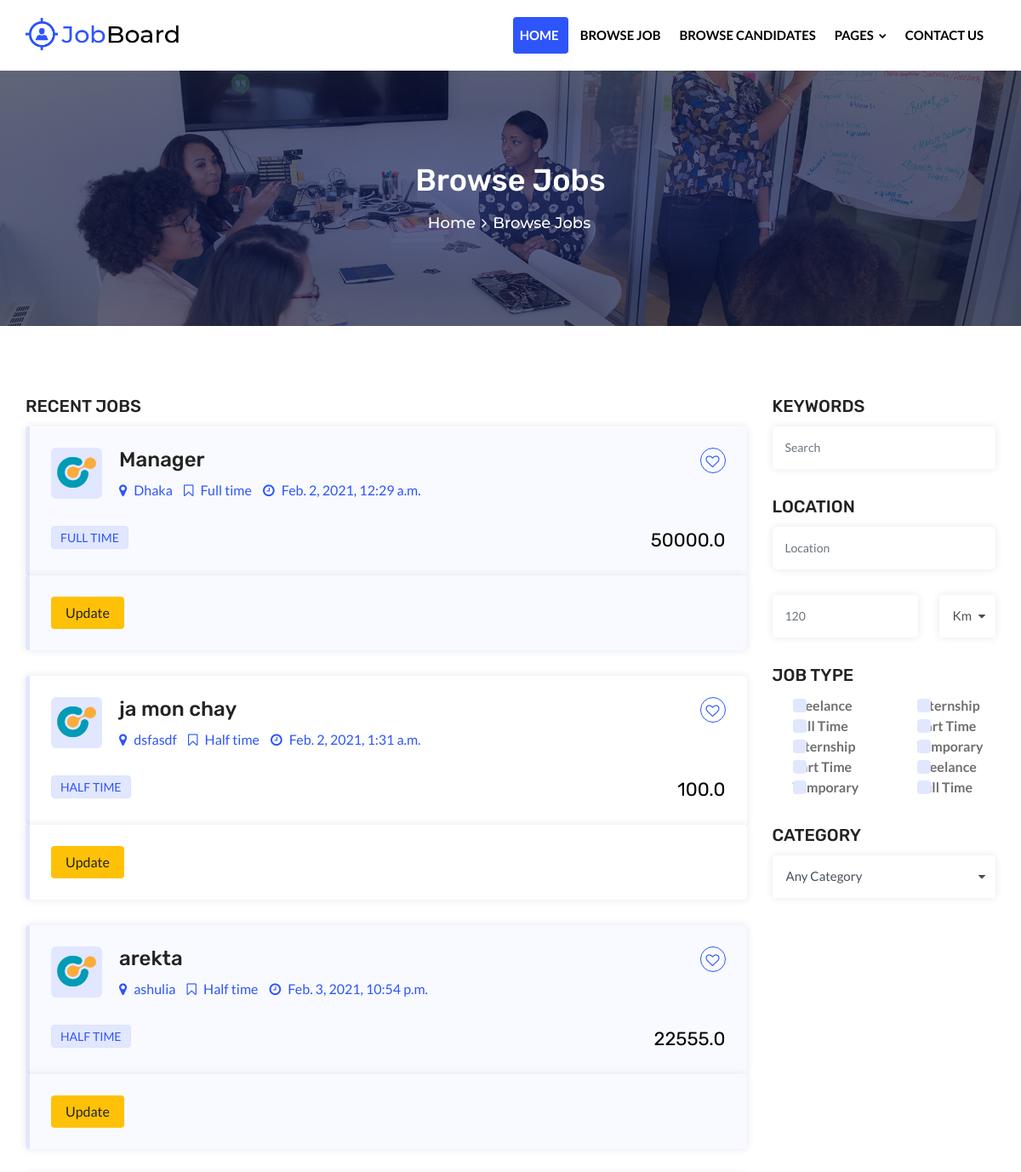
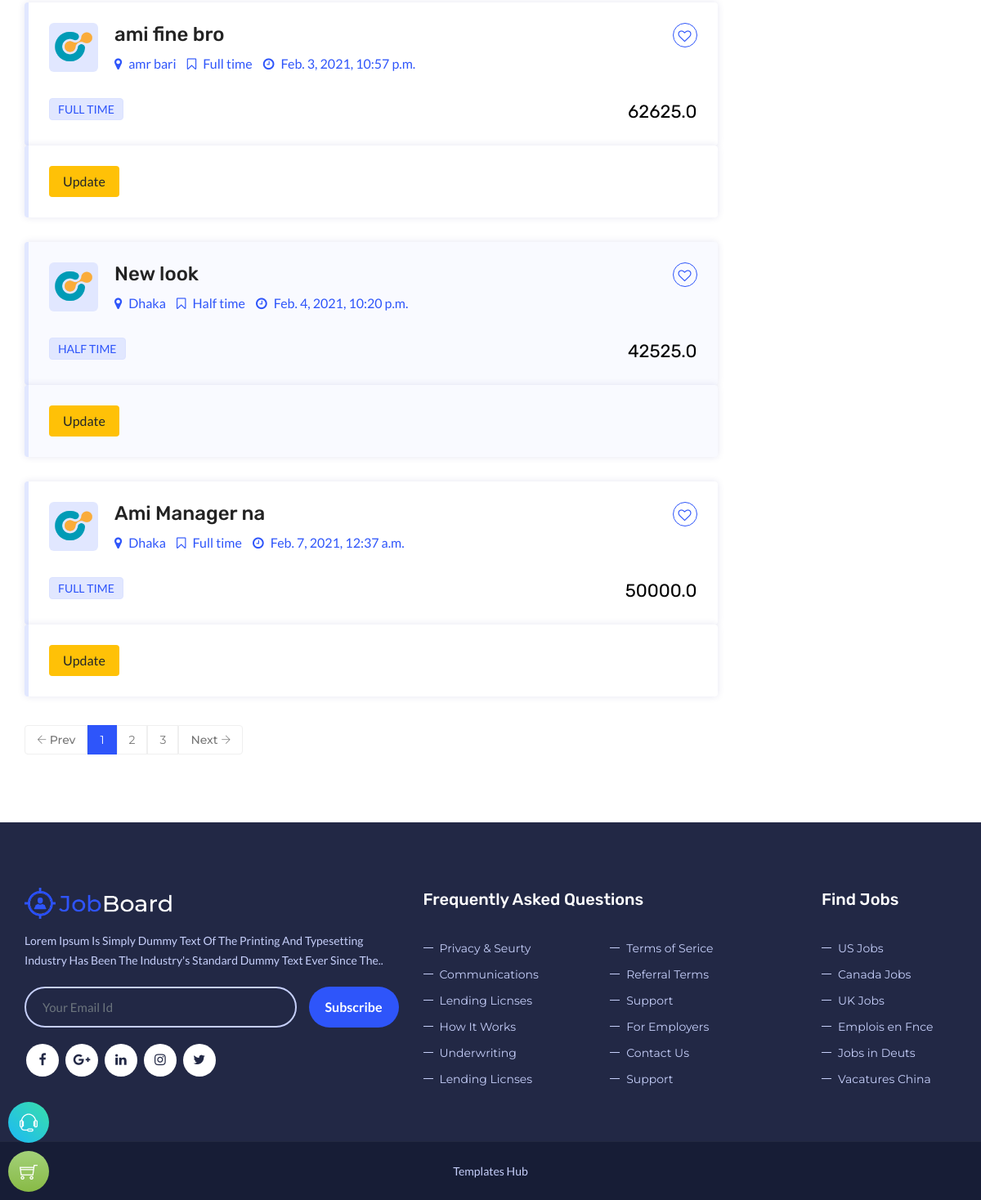
/browse_job/, run on the app's committed database (2 pictures, top to bottom).
### main/models.py (models this page shows, shortened)
class Job(models.Model):
    TYPE=(
        ('Half time','Half time'),
        ("Full time","Full time"),
        )
    job_title= models.CharField(max_length=100)
    job_location = models.CharField(max_length=200)
    job_type = models.CharField(max_length=100, choices=TYPE)
    job_description = models.TextField(max_length=2000)
    job_requirement = models.TextField(max_length=2000)
    job_salary_range = models.FloatField()
    years_of_experience = models.IntegerField()
    job_created = models.DateTimeField(auto_now_add=True)

### main/views.py (the view)
# urls.py: path('browse_job/', views.browse_job, name='browse_job'),
def browse_job(request):
    job = Job.objects.all()
    return render(request,'browse-job.html',{'job':job})

### main/template/browse-job.html (shortened to what this page needs)
{% extends 'base.html' %}
{% load static %}
{% block content %}
    <div class="page-content bg-white">
        <div class="dez-bnr-inr overlay-black-middle" style="background-image:url( {% static 'images/banner/bnr1.jpg' %} );">
            <div class="container">
                <div class="dez-bnr-inr-entry">
                    <h1 class="text-white">Browse Jobs</h1>
					<div class="breadcrumb-row">
						<ul class="list-inline">
							<li><a href="#">Home</a></li>
							<li>Browse Jobs</li>
						</ul>
					</div>
                </div>
            </div>
        </div>
        <div class="content-block">
			<div class="section-full bg-white browse-job content-inner-2">
				<div class="container">
					<div class="row">
						<div class="col-xl-9 col-lg-8">
							<h5 class="widget-title font-weight-700 text-uppercase">Recent Jobs</h5>
							<ul class="post-job-bx">
							{% for i in job %}
							<li>
								<a href="{% url 'job_details' i.job_title %}">
									<div class="d-flex m-b30">
										<div class="job-post-company">
											<span><img src="{% static 'images/logo/icon1.png' %}"/></span>
										</div>
										<div class="job-post-info">
											<h4>{{i.job_title}}</h4>
											<ul>
												<li><i class="fa fa-map-marker"></i> {{i.job_location}}</li>
												<li><i class="fa fa-bookmark-o"></i> {{i.job_type}}</li>
												<li><i class="fa fa-clock-o"></i> {{i.job_created}} </li>
											</ul>
										</div>
									</div>
									<div class="d-flex">
										<div class="job-time mr-auto">
											<span>{{i.job_type}}</span>
										</div>
										<div class="salary-bx">
											<span>{{i.job_salary_range}}</span>
										</div>
									</div>
									<span class="post-like fa fa-heart-o"></span>
								<a href="{% url 'update_job_details' i.id %}"><button type="button" class="btn btn-warning">Update</button></a>
							</a>
							</li>
						{% endfor %}
							</ul>
							<div class="pagination-bx m-t30">
								<ul class="pagination">
									<li class="previous"><a href="#"><i class="ti-arrow-left"></i> Prev</a></li>
									<li class="active"><a href="#">1</a></li>
									<li><a href="#">2</a></li>
									<li><a href="#">3</a></li>
									<li class="next"><a href="#">Next <i class="ti-arrow-right"></i></a></li>
								</ul>
							</div>
						</div>
						<div class="col-xl-3 col-lg-4">
							<div class="sticky-top">
								<div class="clearfix m-b30">
									<h5 class="widget-title font-weight-700 text-uppercase">Keywords</h5>
									<div class="">
										<input type="text" class="form-control" placeholder="Search">
									</div>
								</div>
								<div class="clearfix m-b10">
									<h5 class="widget-title font-weight-700 m-t0 text-uppercase">Location</h5>
									<input type="text" class="form-control m-b30" placeholder="Location">
									<div class="input-group m-b20">
										<input type="text" class="form-control" placeholder="120">
										<select>
											<option>Km</option>
										</select>
									</div>
								</div>
								<div class="clearfix m-b30">
									<h5 class="widget-title font-weight-700 text-uppercase">Job type</h5>
									<div class="row">
										<div class="col-lg-6 col-md-6 col-sm-6 col-6">
											<div class="product-brand">
												<div class="custom-control custom-checkbox">
													<label class="custom-control-label" for="check1">Freelance</label>
												</div>
												<div class="custom-control custom-checkbox">
													<label class="custom-control-label" for="check2">Full Time</label>
												</div>
												<div class="custom-control custom-checkbox">
													<label class="custom-control-label" for="check3">Internship</label>
												</div>
												<div class="custom-control custom-checkbox">
													<label class="custom-control-label" for="check4">Part Time</label>
												</div>
												<div class="custom-control custom-checkbox">
													<label class="custom-control-label" for="check5">Temporary</label>
												</div>
											</div>
										</div>
										<div class="col-lg-6 col-md-6 col-sm-6 col-6">
											<div class="product-brand">
												<div class="custom-control custom-checkbox">
													<label class="custom-control-label" for="check8">Internship</label>
												</div>
												<div class="custom-control custom-checkbox">
													<label class="custom-control-label" for="check9">Part Time</label>
												</div>
												<div class="custom-control custom-checkbox">
													<label class="custom-control-label" for="check10">Temporary</label>
												</div>
												<div class="custom-control custom-checkbox">
													<label class="custom-control-label" for="check6">Freelance</label>
												</div>
												<div class="custom-control custom-checkbox">
													<label class="custom-control-label" for="check7">Full Time</label>
												</div>
											</div>
										</div>
									</div>
								</div>
								<div class="clearfix">
									<h5 class="widget-title font-weight-700 text-uppercase">Category</h5>
									<select>
										<option>Any Category</option>
									</select>
								</div>
							</div>
						</div>
					</div>
				</div>
			</div>
		</div>
    </div>
	{% endblock %}

### main/template/base.html (shortened to what this page needs)
{% load static %}
<!DOCTYPE html>
<html lang="en">
<head>
	<link href="//maxcdn.bootstrapcdn.com/bootstrap/4.1.1/css/bootstrap.min.css" rel="stylesheet" id="bootstrap-css">
	<link rel="stylesheet" type="text/css" href="{% static 'css/plugins.css' %}">
	<link rel="stylesheet" type="text/css" href="{% static 'css/style.css' %}">
	<link rel="stylesheet" type="text/css" href="{% static 'css/templete.css' %}">
	<link class="skin" rel="stylesheet" type="text/css" href="{% static 'css/skin/skin-1.css' %}">
	<link rel="stylesheet" href="{% static 'plugins/datepicker/css/bootstrap-datetimepicker.min.css' %}"/>
	<link rel="stylesheet" type="text/css" href="{% static 'plugins/revolution/revolution/css/layers.css' %}">
	<link rel="stylesheet" type="text/css" href="{% static 'plugins/revolution/revolution/css/settings.css' %}">
	<link rel="stylesheet" type="text/css" href="{% static 'plugins/revolution/revolution/css/navigation.css' %}">
</head>
<body id="bg">
<div class="page-wraper">
    <header class="site-header mo-left header fullwidth">
        <div class="sticky-header main-bar-wraper navbar-expand-lg">
            <div class="main-bar clearfix">
                <div class="container clearfix">
                    <div class="logo-header mostion">
						<a href="{% url 'index' %}"><img src="{% static 'images/logo.png' %}" class="logo" alt=""></a>
					</div>
					<div class="header-nav navbar-collapse collapse justify-content-start" id="navbarNavDropdown">
                        <ul class="nav navbar-nav">
							<li class="active">
								<a href={% url 'index' %}>Home </a>
							</li>
							<li>
								<a href={% url 'browse_job' %} class="dez-page">Browse Job</a>
							</li>
							<li>
								<a href={% url 'browse_candidates' %} class="dez-page">Browse Candidates</a>
							</li>
							<li>
								<a href="#">Pages <i class="fa fa-chevron-down"></i></a>
									</li>
								</ul>
							<li>
							<a href={% url 'contact' %}>Contact Us </a>
							</li>
                    </div>
                </div>
            </div>
        </div>
    </header>
{% block content %}
{% endblock %}
    <footer class="site-footer">
        <div class="footer-top">
            <div class="container">
                <div class="row">
					<div class="col-xl-5 col-lg-4 col-md-12 col-sm-12">
                        <div class="widget">
                            <img src="{% static 'images/logo-white.png' %}" width="180" class="m-b15" alt=""/>
							<p class="text-capitalize m-b20">Lorem Ipsum is simply dummy text of the printing and typesetting industry has been the industry's standard dummy text ever since the..</p>
                            <div class="subscribe-form m-b20">
								<form class="dzSubscribe" action="http://job-board.w3itexperts.com/xhtml/script/mailchamp.php" method="post">
									<div class="input-group">
										<input name="dzEmail" required="required"  class="form-control" placeholder="Your Email Id" type="email">
										<span class="input-group-btn">
											<button name="submit" value="Submit" type="submit" class="site-button radius-xl">Subscribe</button>
										</span>
									</div>
								</form>
							</div>
							<ul class="list-inline m-a0">
								<li><a href="#" class="site-button white facebook circle "><i class="fa fa-facebook"></i></a></li>
								<li><a href="#" class="site-button white google-plus circle "><i class="fa fa-google-plus"></i></a></li>
								<li><a href="#" class="site-button white linkedin circle "><i class="fa fa-linkedin"></i></a></li>
								<li><a href="#" class="site-button white instagram circle "><i class="fa fa-instagram"></i></a></li>
								<li><a href="#" class="site-button white twitter circle "><i class="fa fa-twitter"></i></a></li>
							</ul>
                        </div>
                    </div>
					<div class="col-xl-5 col-lg-5 col-md-8 col-sm-8 col-12">
                        <div class="widget border-0">
                            <h5 class="m-b30 text-white">Frequently Asked Questions</h5>
                            <ul class="list-2 list-line">
                                <li><a href="#">Privacy & Seurty</a></li>
                                <li><a href="#">Terms of Serice</a></li>
                                <li><a href="#">Communications</a></li>
                                <li><a href="#">Referral Terms</a></li>
                                <li><a href="#">Lending Licnses</a></li>
								<li><a href="#">Support</a></li>
                                <li><a href="#">How It Works</a></li>
                                <li><a href="#">For Employers</a></li>
                                <li><a href="#">Underwriting</a></li>
                                <li><a href="#">Contact Us</a></li>
								<li><a href="#">Lending Licnses</a></li>
								<li><a href="#">Support</a></li>
                            </ul>
                        </div>
                    </div>
					<div class="col-xl-2 col-lg-3 col-md-4 col-sm-4 col-12">
                        <div class="widget border-0">
                            <h5 class="m-b30 text-white">Find Jobs</h5>
                            <ul class="list-2 w10 list-line">
                                <li><a href="#">US Jobs</a></li>
                                <li><a href="#">Canada Jobs</a></li>
                                <li><a href="#">UK Jobs</a></li>
                                <li><a href="#">Emplois en Fnce</a></li>
                                <li><a href="#">Jobs in Deuts</a></li>
								<li><a href="#">Vacatures China</a></li>
                            </ul>
                        </div>
                    </div>
				</div>
            </div>
        </div>
        <div class="footer-bottom">
            <div class="container">
            <div class="row">
                    <div class="col-lg-12 text-center"><span><a target="_blank" href="#">Templates Hub</a></span></div>
                </div>
            </div>
        </div>
    </footer>
</div>
</body>
</html>

### main/static/css/templete.css (style rules this page uses)
.fullwidth .logo-header { margin-right:30px; }
.fullwidth .header-nav .nav > li { padding:20px 0; margin: 0px 3px; }
.fullwidth .header-nav .nav > li.active > a, .fullwidth .header-nav .nav > li:hover > a { background-color:#2e55fa; color:#fff; }
.fullwidth .header-nav .nav > li > a { padding: 10px 15px; border-radius:4px; }
.site-button-secondry:after, .site-button:after { background-color: #fff; content: ""; height: 100%; left: -110%; opacity: 0.3; position: absolute; top: 0; transform: skewX(25deg); -o-transform: skewX(25deg); -ms-transform: skewX(25deg); -webkit-transform: skewX(25deg); -ms-transform: skewX(25deg); transition: all 0.5s ease 0s; -moz-transition: all 0.5s ease 0s; -webkit-transition: all 0.5s ease 0s; -o-transition: all 0.5s ease 0s; -ms-transition: all 0.5s ease 0s; width: 25px; z-index: -1; -webkit-filter: blur(5px); -moz-filter: blur(5px); -o-filter: blur(5px); -ms-filter: blur(5px); filter: blur(5px); }
.site-button, .site-button-secondry { position: relative; z-index: 1; overflow:hidden; vertical-align: middle; }
.job-search-form .form-control::-moz-placeholder, .browse-job .form-control, .submit-resume .form-control { font-size: 16px; font-family: roboto; }
.browse-job .widget-title { margin-bottom: 10px; }
.browse-job .form-control, .browse-job .btn.dropdown-toggle.btn-default, .submit-resume .form-control, .submit-resume .btn.dropdown-toggle.btn-default { background-color: #fff !important; border:0 !important; box-shadow: 0 0 10px 0 rgba(0,24,128,0.1) !important; }
.custom-control-label:before { background-color: #e1e7ff; }
.browse-job .form-control { height: 50px; border-radius: 5px!important; margin-right: 25px; }
.post-job-bx { margin:0; padding:0; list-style:none; }
.post-job-bx, .post-job-bx li, .post-job-bx ul { list-style:none; margin:0; padding:0; }
.post-job-bx ul li { display:inline-block; margin-right:10px; color: #2e55fa; }
.post-job-bx ul li i { margin-right:5px; }
.post-job-bx a { padding:25px; background-color:#fff; border-left: 5px solid #e1e7ff; border-radius:4px; box-shadow: 0 0 10px 0 rgba(0,24,128,0.1); display: block; position:relative; }
.post-job-bx > li { margin-bottom:30px; }
.post-job-bx > li:last-child { margin-bottom:0; }
.post-job-bx > li:nth-of-type(2n+1) a { background-color:#f9faff; }
.job-post-company span { display: block; width: 60px; height: 60px; border-radius: 6px; background-color: #e1e7ff; text-align: center; overflow: hidden; }
.job-post-company { margin-right:20px; }
.post-job-bx h4 { margin-bottom:10px; }
.salary-bx span { color:#000; font-family:rubik; font-size:22px; }
.job-time span { text-transform: uppercase; border: 1px solid #dbe2ff; border-radius: 4px; background-color: #e1e7ff; display: block; font-size: 14px; padding: 2px 10px; color: #2e55fa; display: inline-block; text-align: center; }
.post-like { width: 30px; height: 30px; border-radius: 30px; border: 1px solid #2e55fa; line-height: 30px; text-align: center; color: #2e55fa; position: absolute; top: 25px; right: 25px; }
.pagination-bx .previous a { border-radius: 4px 0px 0px 4px !important; }
.pagination-bx .next a { border-radius: 0px 4px 4px 0px !important; }
@media only screen and (max-width: 1280px) { .fullwidth .header-nav .nav > li > a { padding: 10px 8px; } }
@media only screen and (max-width: 1200px) { .header-nav.justify-content-start { -ms-flex-pack: end !important; justify-content: flex-end !important; } }

### data on the page
Job: job_title "Manager", job_location "Dhaka", job_type "Full time", job_created "Feb. 2, 2021, 12:29 a.m.", job_type "FULL TIME", job_salary_range "50000.0"
Job: job_title "ja mon chay", job_location "dsfasdf", job_type "Half time", job_created "Feb. 2, 2021, 1:31 a.m.", job_type "HALF TIME", job_salary_range "100.0"
Job: job_title "arekta", job_location "ashulia", job_type "Half time", job_created "Feb. 3, 2021, 10:54 p.m.", job_type "HALF TIME", job_salary_range "22555.0"
Job: job_title "ami fine bro", job_location "amr bari", job_type "Full time", job_created "Feb. 3, 2021, 10:57 p.m.", job_type "FULL TIME", job_salary_range "62625.0"
Job: job_title "New look", job_location "Dhaka", job_type "Half time", job_created "Feb. 4, 2021, 10:20 p.m.", job_type "HALF TIME", job_salary_range "42525.0"
Job: job_title "Ami Manager na", job_location "Dhaka", job_type "Full time", job_created "Feb. 7, 2021, 12:37 a.m.", job_type "FULL TIME", job_salary_range "50000.0"
